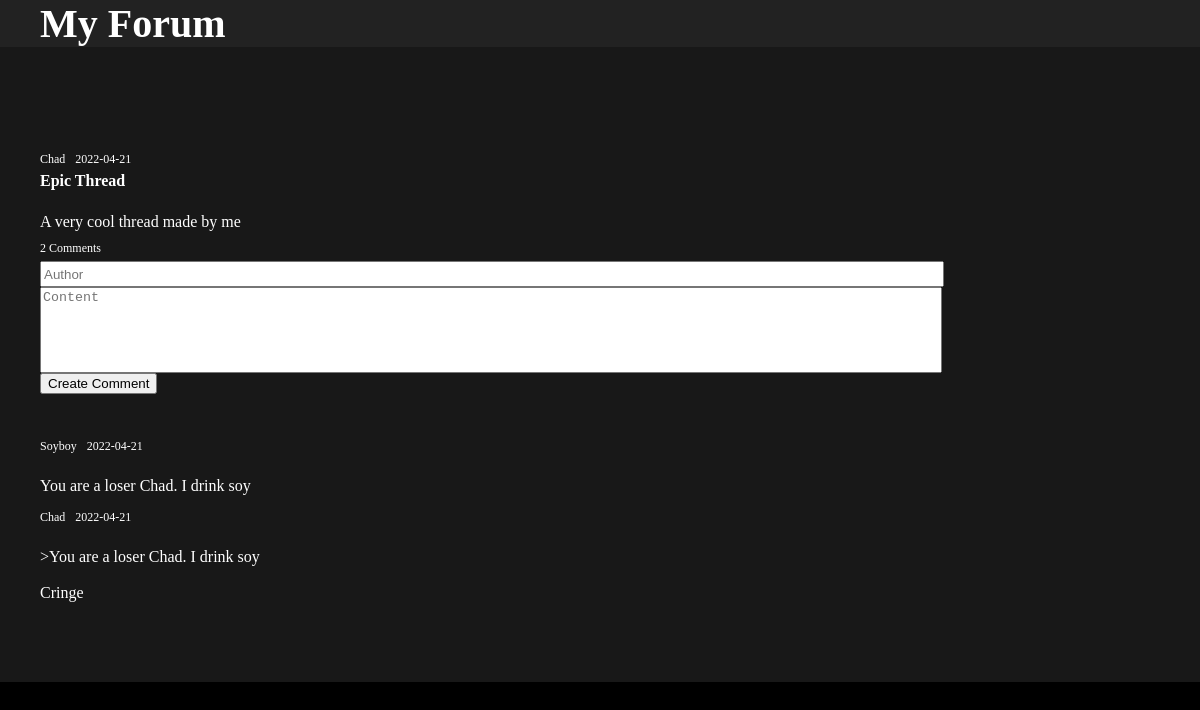
Before: /thread/1 with the older database file.
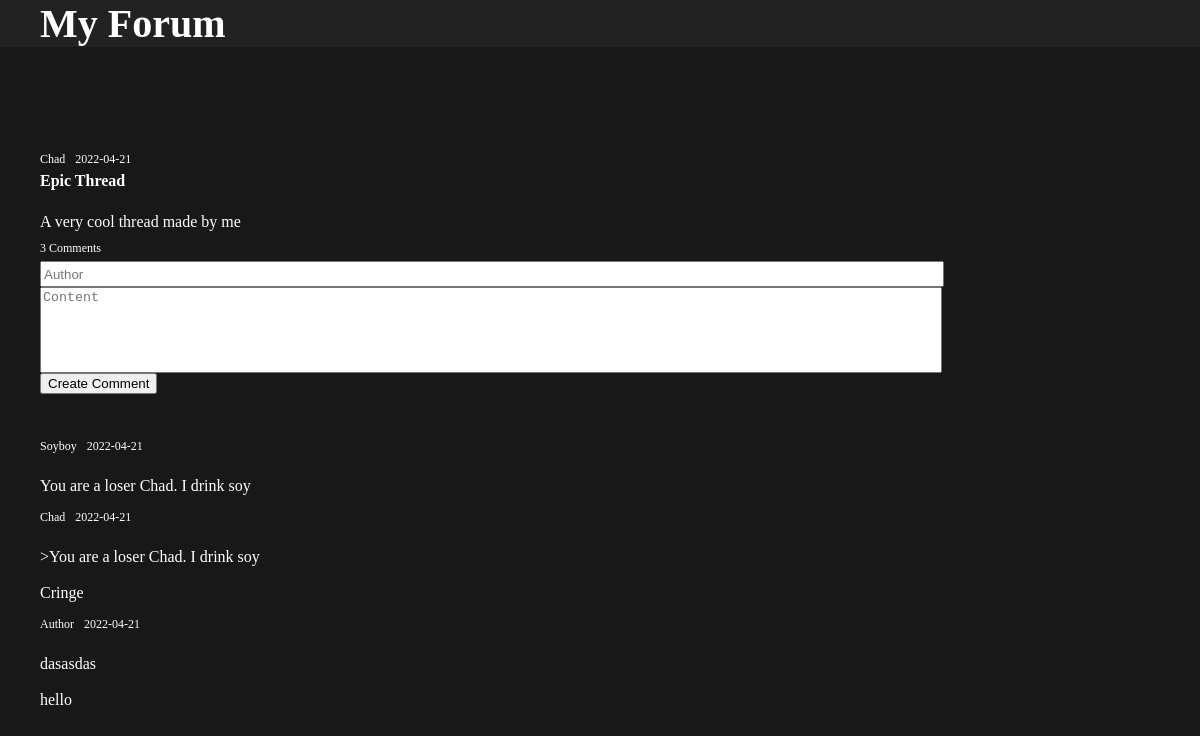
After: the same page with the newer database file.
### app.py (models this page shows, shortened)
class Comment(db.Model):
    id = db.Column(db.Integer, primary_key=True)
    author = db.Column(db.String(200), nullable=False)
    date = db.Column(db.DateTime, default=datetime.utcnow)
    content = db.Column(db.String(200), nullable=False)
    thread_id = db.Column(db.Integer, db.ForeignKey('thread.id'), nullable=False)

class Thread(db.Model):
    id = db.Column(db.Integer, primary_key=True)
    title = db.Column(db.String(200), nullable=False)
    author = db.Column(db.String(200), nullable=False)
    date = db.Column(db.DateTime, default=datetime.utcnow)
    content = db.Column(db.String(200), nullable=False)
    comments = db.relationship('Comment', backref='thread', lazy=True)

### app.py (the view)
@app.route('/thread/<int:id>', methods=['POST', 'GET'])
def thread(id):
    userIP = request.remote_addr
    moderator = False
    if userIP == "192.168.0.1":
        moderator = True
    thread = Thread.query.get_or_404(id)
    if request.method == 'POST':
        comment_author = request.form['author'].lstrip()
        comment_content = request.form['content'].lstrip()
        new_comment = Comment(author=comment_author,content=comment_content,thread_id=id)
        thread.comments.append(new_comment)
        try:
            db.session.commit()
            return redirect(f"/thread/{id}")
        except:
            return 'There was an issue adding your comment'
    else:
        return render_template('thread.html', thread=thread, moderator=moderator)

### templates/thread.html (shortened to what this page needs)
{% extends 'base.html' %}
{% block body %}
<div class="content">
    <div class="main">
        <div class="header">
            <div class="meta">
                <p class="author">
                    {{thread.author}}
                </p>
                <p class="timestamp">
                    {{thread.date.date()}}
                </p>
            </div>
            <h4 class="title">
                {{thread.title}}
            </h4>
            <p class="post-content">
                {{thread.content}}
            </p>
            <div class="meta">
                <p class="comment-count">
                    {{thread.comments|length}} Comments
                </p>
            </div>
        </div>
        <div class="form">
            <form action="/thread/{{thread.id}}" method="POST">
                <input type="text" name="author" id="author" placeholder="Author">
                <textarea type="text" name="content" id="content" placeholder="Content"></textarea>
                <input type="submit" value="Create Comment" id="submit">
            </form>
        </div>
        <div class="comments">
            {% for comment in thread.comments %}
            <div class="comment">
                <div class="top-comment">
                    <p class="user">
                        {{comment.author}}
                    </p>
                    <p class="comment-ts">
                        {{thread.date.date()}}
                    </p>
                </div>
                <div class="comment-content">
                    {{comment.content}}
                </div>
            </div>
            {% endfor %}
        </div>
    </div>
</div>
{% endblock %}

Changed rows visible on the page:
added Comment: author "Author", {{ thread.date.date() }} "2022-04-21", content "dasasdas hello"
Other visible differences:
{{ thread.comments|length }}: "2" → "3"
